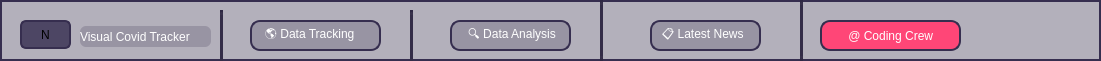
   <widget class="QWidget" name="widget" native="true">
    <property name="geometry">
     <rect>
      <x>-10</x>
      <y>-10</y>
      <width>1101</width>
      <height>61</height>
     </rect>
    </property>
    <property name="styleSheet">
     <string notr="true">background-color: qlineargradient(spread:pad, x1:0, y1:0, x2:1, y2:0, stop:1 rgba(40, 33, 61, 50));
border:2px solid rgb(54, 46, 79)
</string>
    </property>
    <widget class="QPushButton" name="pushButton">
     <property name="geometry">
      <rect>
       <x>20</x>
       <y>20</y>
       <width>51</width>
       <height>29</height>
      </rect>
     </property>
     <property name="styleSheet">
      <string notr="true">border-width: 2px;
border-radius:6px;
font: 20pt &quot;Webdings&quot;;
background-color: qlineargradient(spread:pad, x1:0, y1:0, x2:1, y2:0, stop:1 rgba(77, 70, 100, 255));
</string>
     </property>
     <property name="text">
      <string>N</string>
     </property>
    </widget>
    <widget class="QLabel" name="label">
     <property name="geometry">
      <rect>
       <x>80</x>
       <y>26</y>
       <width>131</width>
       <height>21</height>
      </rect>
     </property>
     <property name="styleSheet">
      <string notr="true">
border-width: 0px;
color: rgb(255, 255, 255);
border-radius:6px;
font: 9pt &quot;Ubuntu&quot;;</string>
     </property>
     <property name="text">
      <string>Visual Covid Tracker</string>
     </property>
    </widget>
    <widget class="QLabel" name="label_2">
     <property name="geometry">
      <rect>
       <x>250</x>
       <y>20</y>
       <width>131</width>
       <height>31</height>
      </rect>
     </property>
     <property name="styleSheet">
      <string notr="true">
border-radius:10px;
color: rgb(255, 255, 255);
font: 9pt &quot;Ubuntu&quot;;</string>
     </property>
     <property name="text">
      <string>   🌎 Data Tracking</string>
     </property>
    </widget>
    <widget class="QLabel" name="label_3">
     <property name="geometry">
      <rect>
       <x>450</x>
       <y>20</y>
       <width>121</width>
       <height>31</height>
      </rect>
     </property>
     <property name="styleSheet">
      <string notr="true">
border-radius:10px;
color: rgb(255, 255, 255);
font: 9pt &quot;Ubuntu&quot;;</string>
     </property>
     <property name="text">
      <string>    🔍 Data Analysis</string>
     </property>
    </widget>
    <widget class="QLabel" name="label_4">
     <property name="geometry">
      <rect>
       <x>650</x>
       <y>20</y>
       <width>111</width>
       <height>31</height>
      </rect>
     </property>
     <property name="styleSheet">
      <string notr="true">
border-radius:10px;
color: rgb(255, 255, 255);
font: 9pt &quot;Ubuntu&quot;;</string>
     </property>
     <property name="text">
      <string>  📋 Latest News</string>
     </property>
    </widget>
    <widget class="QLabel" name="label_5">
     <property name="geometry">
      <rect>
       <x>820</x>
       <y>20</y>
       <width>141</width>
       <height>31</height>
      </rect>
     </property>
     <property name="styleSheet">
      <string notr="true">border-radius:10px;
font: 9pt &quot;Ubuntu&quot;;
background-color: qlineargradient(spread:pad, x1:0, y1:0, x2:1, y2:0, stop:1 rgba(255, 70, 119, 255));
color: rgb(255, 255, 255);</string>
     </property>
     <property name="text">
      <string>       @ Coding Crew</string>
     </property>
    </widget>
    <widget class="Line" name="line">
     <property name="geometry">
      <rect>
       <x>220</x>
       <y>10</y>
       <width>3</width>
       <height>61</height>
      </rect>
     </property>
     <property name="styleSheet">
      <string notr="true">border-width: 5px;

border-color:qlineargradient(spread:pad, x1:0, y1:0, x2:1, y2:0, stop:1 rgba(97, 91, 117, 25));
background-color: qlineargradient(spread:pad, x1:0, y1:0, x2:1, y2:0, stop:1 rgba(40, 33, 61,255));
</string>
     </property>
     <property name="orientation">
      <enum>Qt::Vertical</enum>
     </property>
    </widget>
    <widget class="Line" name="line_2">
     <property name="geometry">
      <rect>
       <x>800</x>
       <y>0</y>
       <width>3</width>
       <height>61</height>
      </rect>
     </property>
     <property name="styleSheet">
      <string notr="true">border-width: 5px;

border-color:qlineargradient(spread:pad, x1:0, y1:0, x2:1, y2:0, stop:1 rgba(97, 91, 117, 25));
background-color: qlineargradient(spread:pad, x1:0, y1:0, x2:1, y2:0, stop:1 rgba(40, 33, 61,255));
</string>
     </property>
     <property name="orientation">
      <enum>Qt::Vertical</enum>
     </property>
    </widget>
    <widget class="Line" name="line_3">
     <property name="geometry">
      <rect>
       <x>600</x>
       <y>0</y>
       <width>3</width>
       <height>61</height>
      </rect>
     </property>
     <property name="styleSheet">
      <string notr="true">border-width: 5px;

border-color:qlineargradient(spread:pad, x1:0, y1:0, x2:1, y2:0, stop:1 rgba(97, 91, 117, 25));
background-color: qlineargradient(spread:pad, x1:0, y1:0, x2:1, y2:0, stop:1 rgba(40, 33, 61,255));
</string>
     </property>
     <property name="orientation">
      <enum>Qt::Vertical</enum>
     </property>
    </widget>
    <widget class="Line" name="line_4">
     <property name="geometry">
      <rect>
       <x>410</x>
       <y>10</y>
       <width>3</width>
       <height>61</height>
      </rect>
     </property>
     <property name="styleSheet">
      <string notr="true">border-width: 5px;

border-color:qlineargradient(spread:pad, x1:0, y1:0, x2:1, y2:0, stop:1 rgba(97, 91, 117, 25));
background-color: qlineargradient(spread:pad, x1:0, y1:0, x2:1, y2:0, stop:1 rgba(40, 33, 61,255));
</string>
     </property>
     <property name="orientation">
      <enum>Qt::Vertical</enum>
     </property>
    </widget>
   </widget>
